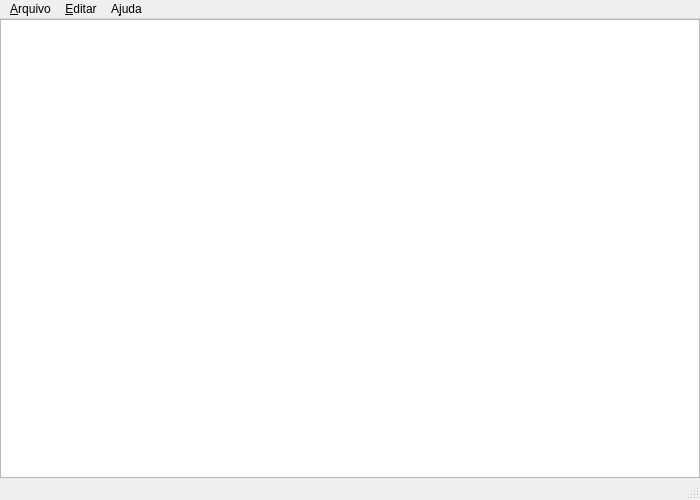
<?xml version="1.0" encoding="UTF-8"?>
<ui version="4.0">
 <class>MainWindow</class>
 <widget class="QMainWindow" name="MainWindow">
  <property name="geometry">
   <rect>
    <x>0</x>
    <y>0</y>
    <width>700</width>
    <height>500</height>
   </rect>
  </property>
  <property name="maximumSize">
   <size>
    <width>9999999</width>
    <height>9999999</height>
   </size>
  </property>
  <property name="mouseTracking">
   <bool>true</bool>
  </property>
  <property name="acceptDrops">
   <bool>true</bool>
  </property>
  <property name="windowTitle">
   <string>QRad Edit</string>
  </property>
  <property name="windowIcon">
   <iconset resource="QRadresource.qrc">
    <normaloff>:/icons/QRadedit.ico</normaloff>:/icons/QRadedit.ico</iconset>
  </property>
  <property name="documentMode">
   <bool>true</bool>
  </property>
  <property name="unifiedTitleAndToolBarOnMac">
   <bool>true</bool>
  </property>
  <widget class="QWidget" name="centralWidget">
   <layout class="QGridLayout" name="gridLayout">
    <property name="margin">
     <number>0</number>
    </property>
    <property name="spacing">
     <number>0</number>
    </property>
    <item row="0" column="0">
     <widget class="QPlainTextEdit" name="plainTextEdit">
      <property name="font">
       <font>
        <family>Verdana</family>
       </font>
      </property>
     </widget>
    </item>
   </layout>
  </widget>
  <widget class="QMenuBar" name="menuBar">
   <property name="geometry">
    <rect>
     <x>0</x>
     <y>0</y>
     <width>700</width>
     <height>23</height>
    </rect>
   </property>
   <widget class="QMenu" name="menu_Arquivo">
    <property name="title">
     <string>&amp;Arquivo</string>
    </property>
    <addaction name="action_Novo"/>
    <addaction name="action_Abrir"/>
    <addaction name="separator"/>
    <addaction name="action_Salvar"/>
    <addaction name="actionSalvar_Como"/>
    <addaction name="actionSair"/>
   </widget>
   <widget class="QMenu" name="menu_Editar">
    <property name="title">
     <string>&amp;Editar</string>
    </property>
   </widget>
   <widget class="QMenu" name="menuA_juda">
    <property name="title">
     <string>A&amp;juda</string>
    </property>
   </widget>
   <addaction name="menu_Arquivo"/>
   <addaction name="menu_Editar"/>
   <addaction name="menuA_juda"/>
  </widget>
  <widget class="QStatusBar" name="statusBar"/>
  <action name="action_Novo">
   <property name="text">
    <string>N&amp;ovo</string>
   </property>
   <property name="shortcut">
    <string>Ctrl+N</string>
   </property>
  </action>
  <action name="action_Abrir">
   <property name="text">
    <string>&amp;Abrir</string>
   </property>
   <property name="shortcut">
    <string>Ctrl+O</string>
   </property>
  </action>
  <action name="action">
   <property name="text">
    <string>_</string>
   </property>
  </action>
  <action name="action_Salvar">
   <property name="text">
    <string>&amp;Salvar</string>
   </property>
   <property name="shortcut">
    <string>Ctrl+S</string>
   </property>
  </action>
  <action name="actionSalvar_Como">
   <property name="text">
    <string>Salvar &amp;Como</string>
   </property>
   <property name="shortcut">
    <string>Ctrl+Shift+S</string>
   </property>
  </action>
  <action name="actionSair">
   <property name="text">
    <string>Sair</string>
   </property>
   <property name="shortcut">
    <string>Ctrl+Q</string>
   </property>
  </action>
 </widget>
 <layoutdefault spacing="6" margin="11"/>
 <resources>
  <include location="m2resource.qrc"/>
 </resources>
 <connections/>
</ui>
